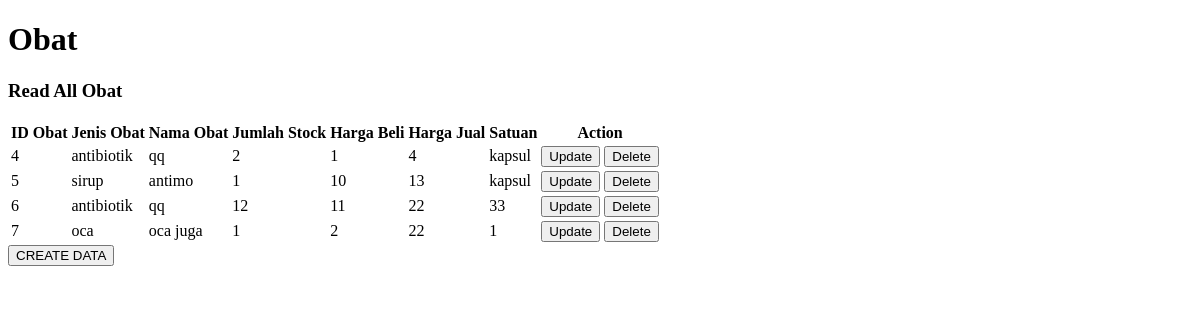
/obat, run on an earlier commit of the app's database.
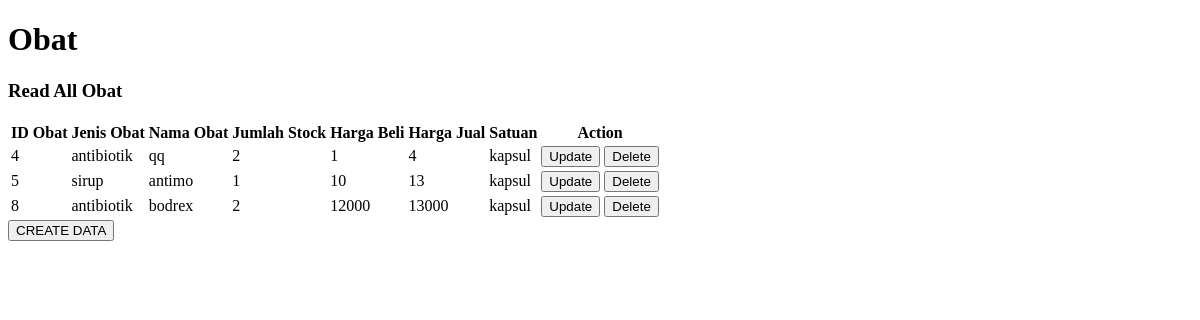
And on a later commit of the database.
### app/models.py (models this page shows, shortened)
class obat(models.Model):
    idobat = models.AutoField(primary_key=True)
    jenisobat = models.CharField(max_length=50)
    namaobat = models.CharField(max_length=10)
    jumlahstock = models.IntegerField()
    hargabeli = models.IntegerField()
    hargajual = models.IntegerField()
    satuan = models.CharField(max_length=10)

### app/views.py (the view)
# urls.py: path('obat', views.obat,name='obat'),
def obat(request):
    allobatobj = models.obat.objects.all()
    return render (request, 'obat.html',{
    'allobatobj' : allobatobj,
    })

### app/templates/obat.html (shortened to what this page needs)
<!DOCTYPE html>
<html lang="en">
<head>
</head>
<body>
    <h1>Obat</h1>
    <h3>Read All Obat</h3>
    <table>
        <thead>
            <tr>
                <th>ID Obat</th>
                <th>Jenis Obat</th>
                <th>Nama Obat</th>
                <th>Jumlah Stock</th>
                <th>Harga Beli</th>
                <th>Harga Jual</th>
                <th>Satuan</th>
                <th>Action</th>
            </tr>
        </thead>
        <tbody>
            {% for item in allobatobj %}
            <tr>
                <td>{{ item.idobat  }}</td>
                <td>{{ item.jenisobat }}</td>
                <td>{{ item.namaobat }}</td>
                <td>{{ item.jumlahstock }}</td>
                <td>{{ item.hargabeli }}</td>
                <td>{{ item.hargajual }}</td>
                <td>{{ item.satuan }}</td>
                <td>
                    <a href="{% url 'updateobat' item.idobat %}"><button>Update</button></a>
                    <a href="{% url 'deleteobat' item.idobat %}"><button>Delete</button></a>
                </td>
            </tr>
            {% endfor %}
        </tbody>
    </table>
    <a href="{% url 'addobat' %}">
        <button>
        CREATE DATA
        </button>
    </a>
</body>
</html>

What changed in the data, as far as the page shows it:
removed obat: idobat "6", jenisobat "antibiotik", namaobat "qq", jumlahstock "12", hargabeli "11", hargajual "22", satuan "33"
removed obat: idobat "7", jenisobat "oca", namaobat "oca juga", jumlahstock "1", hargabeli "2", hargajual "22", satuan "1"
added obat: idobat "8", jenisobat "antibiotik", namaobat "bodrex", jumlahstock "2", hargabeli "12000", hargajual "13000", satuan "kapsul"
